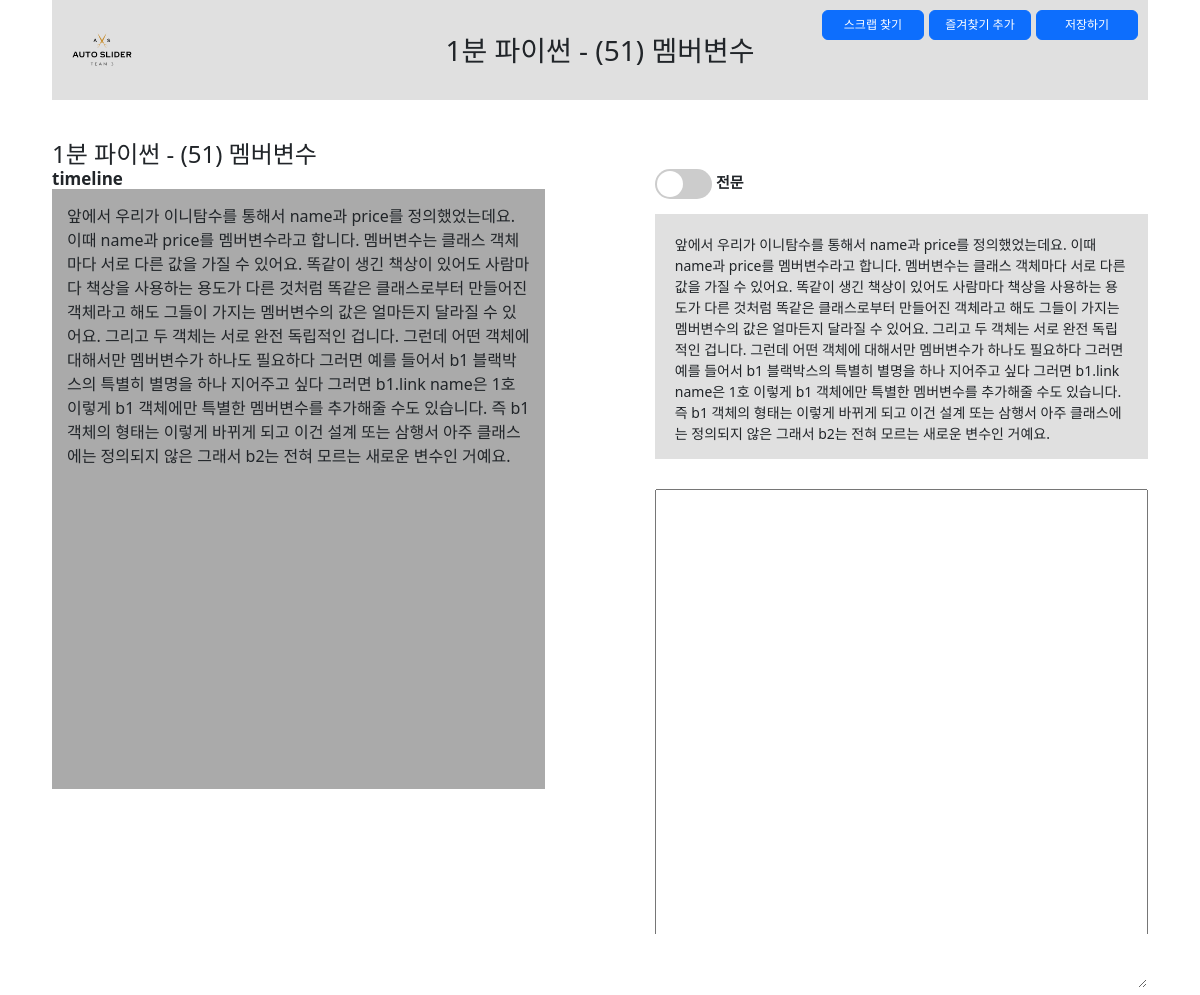
Page /4/ (signed in) on the committed database.
### boards/models.py (models this page shows, shortened)
class Board(models.Model):
    input_type_choices = [
        ('input_text', '텍스트 요약'),
        ('input_youtube', 'Youtube 영상 링크 입력'),
        ('input_video', '영상 파일 업로드')
    ]
    title = models.TextField(blank=True)
    input_type = models.TextField(choices=input_type_choices, null=True)
    input_text = models.TextField(blank=True, null=True)
    input_youtube = models.TextField(blank=True, null=True)
    input_video = models.FileField(upload_to='videos/', blank=True, null=True)
    total_text = models.TextField(blank=True, null=True)
    summary_text = models.TextField(blank=True, null=True)
    timeline_text = models.TextField(blank=True, null=True)
    user_id = models.ForeignKey(CustomUser, on_delete=models.CASCADE)
    note = models.TextField(blank=True, null=True)
    favorite = models.BooleanField(default=False)
    created_at = models.DateTimeField(auto_now_add=True)
    updated_at = models.DateTimeField(auto_now=True)

### boards/views.py (the view, shortened to what this page needs)
# urls.py: path('<int:pk>/', views.BoardDetailView.as_view(), name='board_detail'),
class BoardDetailView(LoginRequiredMixin, DetailView):
    model = Board
    template_name = 'boards/board_detail.html'
    def get_object(self, queryset=None):
        obj = get_object_or_404(Board, id=self.kwargs['pk'])
        if obj.user_id != self.request.user:
            raise HttpResponseForbidden("You are not allowed to view this summary.")
        return obj

### boards/templatetags/custom_filters.py (called while the page is built)
@register.filter
def add_timestamp_links(text):
    lines = text.split('\n')
    result = []
    for line in lines:
        parts = line.split(' ')
        new_parts = []
        for part in parts:
            if ':' in part and part.endswith(','):
                timestamp = part[:-1]
                link = '<a href="#" onclick="seekToTimestamp({});">{}</a>, '.format(timestamp, part)
                new_parts.append(link)
            else:
                new_parts.append(part)
        result.append(' '.join(new_parts))
    return mark_safe('\n'.join(result))

### common/models.py (called while the page is built)
    def __str__(self):
        return self.username

### templates/boards/board_detail.html (shortened to what this page needs)
{% extends 'base.html' %}
{% load static %}
{% load custom_filters %}
{% block content %}
<section class="board_detail {{ object.input_type }}">
    <div class="toparea">
        <h1 class="logo" ><a href="{% url 'boards:board_list' %}"><img id="logo_img" src="{% static 'img/logo_1.png' %}" class="img-fluid mx-auto d-block" alt="AutoSlider 로고"></a></h1>
        <h3 class="tit">{{ object.title }}</h3>
        <ul class="btnarea">
            {% if object.input_type != "input_text" %}
            <li><a href="#" class="btn btn-primary">스크랩 찾기</a></li>
            {% endif %}
            <li>
                <form method="post" id="fav_modify" action="{% url 'boards:modifiy_favorite' object.pk %}" >
                    <button type="submit" form="fav_modify" class="btn btn-primary">
                        {% if object.favorite %} 즐겨찾기 삭제 {% else %} 즐겨찾기 추가 {% endif%}
                    </button>
                </form>
            </li>
            <li><button type="submit" form="note_form" id="noteSubmit" class="btn btn-primary" onclick="markdownBackUp()">저장하기</button></li>
        </ul>
    </div>
    <div class="detail_content">
    {% if object.input_type == "input_text" %}
    <div class="input_text">
        <h4 class="txt_tit">{{ object.title }} 에 작성된 텍스트의 전문/요약문입니다.</h4>
        <div id="wholeText" class="textSection">
            <div class="toggleBtn">
                <label class="switch">
                    <input type="checkbox" id="toggleText" />
                    <span class="slider round"></span>
                </label>
                <span class="opt total_text on">전문</span><span class="opt summary_text">요약문</span>
            </div>
            <div class="content on">{{ object.total_text|linebreaks }}</div>
            <div class="content ">{{ object.summary_text|linebreaks }}</div>
        </div>
        <div id="notearea" class="notearea">
            <textarea id="markdown_area"></textarea>
            <form method="post" id="note_form" action="{% url 'boards:board_update' object.pk %}" enctype="multipart/form-data">
                {% csrf_token %}
                {% include "form_errors.html" %}
                <div id="markdown_backup"></div>
                <textarea id="save_markdown"></textarea>
            </form>
        </div>
    </div>
    {% elif object.input_type == "input_youtube" %}
    <div class="videos">
        <h4>{{ object.title }}</h4>
        <div class="videoSection">
            <div id="timeline">
                <h3>timeline</h3>
                <div class="TL_section">{{ object.timeline_text|add_timestamp_links }}</div>
            </div>
        </div>
        <div class="textSection">
            <div class="txt">
                <div class="toggleBtn">
                    <label class="switch">
                        <span class="slider round"></span>
                    </label>
                    <span class="opt total_text on">전문</span><span class="opt summary_text">요약문</span>
                </div>
                <div class="content on">{{ object.total_text|linebreaks }}</div>
            </div>
            <div id="notearea" class="notearea">
                <textarea id="markdown_area"></textarea>
            </div>
        </div>
    </div>
    {% endif %}
    </div>
</section>
{% endblock %}

### static/css/style.css (style rules this page uses)
html, body, h1, h2, h3, h4, h5, h6, dl, dt, dd, ol, ul, li, div, p, strong, span { margin: 0; padding: 0; list-style: none; }
html, body { position: relative; width: 100%; height: 100%; }
a { text-decoration: none; }
.board_detail { width: 100%; padding: 0 40px; }
.board_detail .toparea { position: relative; width: 100%; height: 100px; background-color: #E0E0E0; }
.board_detail .toparea h1.logo { position: absolute; top: 0; left:0 ; }
.board_detail .toparea h1.logo a { display: block; width: 100px; }
.board_detail .toparea h1.logo img { display: block; width: 100%; height: 100%; }
.board_detail .toparea h3.tit { line-height: 100px; text-align: center; }
.board_detail .toparea ul { position: absolute; top: 10px; right: 10px; }
.board_detail .toparea li { float: left; margin-left: 5px; }
.board_detail .toparea .btn { width: 102px; font-size: 12px; padding: 5px; }
#timeline h3 { font-size: 17px; font-weight: bold; }
#timeline .TL_section { overflow-y: scroll; height: 600px; padding: 15px; background: #aaa; }
.detail_content .switch { position: relative; display: inline-block; width: 57px; height: 30px; vertical-align:middle; }
.detail_content .textSection .toggleBtn { margin-bottom: 15px; }
.detail_content .toggleBtn .slider { position: absolute; cursor: pointer; top: 0; left: 0; right: 0; bottom: 0; background-color: #ccc; -webkit-transition: .4s; transition: .4s; }
.detail_content .toggleBtn .slider:before { position: absolute; content: ""; height: 26px; width: 26px; left: 2px; bottom: 2px; background-color: white; -webkit-transition: .4s; transition: .4s; }
.toggleBtn .slider.round { border-radius: 34px; }
.toggleBtn .slider.round:before { border-radius: 50%; }
.detail_content .toggleBtn .opt { margin: 0px; display: none; font-size:15px; font-weight:bold; visibility: hidden; }
.detail_content .toggleBtn .opt.on { visibility: visible; display: inline-block; }
.detail_content { position: relative; clear: both; float: none; width: 100%; padding: 40px 0 0 ; }
.detail_content .videoSection { width: 45%; min-width: 450px; float: left; }
.detail_content .textSection { float: right; width: 45%; min-width: 450px; min-height: 350px; }
.detail_content .textSection .content { display: none; overflow-y: scroll; height: 245px; padding: 20px; background-color: #E0E0E0; font-size: 14px; }
.detail_content .textSection .content.on { display: block; }
.detail_content .textSection .txt { padding-bottom:30px; }
#notearea { height: 500px; }
#markdown_area { width: 100%; height: 100%; padding: 15px; }

### rows in the picture
Board: title "1분 파이썬 - (51) 멤버변수", timeline_text|add_timestamp_links "앞에서 우리가 이니탐수를 통해서 name과 price를 정의했었는데요. 이때 name과 price를 멤버변수라고 합니다. 멤버변수는 클래스 객체마다 서로 다른 값을 가질 수 있어요. 똑같이 생긴 책상이 있어도 사람마다 책상을 사용하는 용도가 다른 것처럼 똑같은 클래스로부터 만들어진 객체라고 해도 그들이 가지는 멤버변수의 값은 얼마든지 달라질 수 있어요. 그리고 두 객체는 서로 완전 독립적인 겁니다. 그런데 어떤 객체에 대해서만 멤버변수가 하나도 필요하다 그러면 예를 들어서 b1 블랙박스의 특별히 별명을 하나 지어주고 싶다 그러면 b1.link name은 1호 이렇게 b1 객체에만 특별한 멤버변수를 추가해줄 수도 있습니다. 즉 b1 객체의 형태는 이렇게 바뀌게 되고 이건 설계 또는 삼행서 아주 클래스에는 정의되지 않은 그래서 b2는 전혀 모르는 새로운 변수인 거예요.", total_text "앞에서 우리가 이니탐수를 통해서 name과 price를 정의했었는데요. 이때 name과 price를 멤버변수라고 합니다. 멤버변수는 클래스 객체마다 서로 다른 값을 가질 수 있어요. 똑같이 생긴 책상이 있어도 사람마다 책상을 사용하는 용도가 다른 것처럼 똑같은 클래스로부터 만들어진 객체라고 해도 그들이 가지는 멤버변수의 값은 얼마든지 달라질 수 있어요. 그리고 두 객체는 서로 완전 독립적인 겁니다. 그런데 어떤 객체에 대해서만 멤버변수가 하나도 필요하다 그러면 예를 들어서 b1 블랙박스의 특별히 별명을 하나 지어주고 싶다 그러면 b1.link name은 1호 이렇게 b1 객체에만 특별한 멤버변수를 추가해줄 수도 있습니다. 즉 b1 객체의 형태는 이렇게 바뀌게 되고 이건 설계 또는 삼행서 아주 클래스에는 정의되지 않은 그래서 b2는 전혀 모르는 새로운 변수인 거예요."
